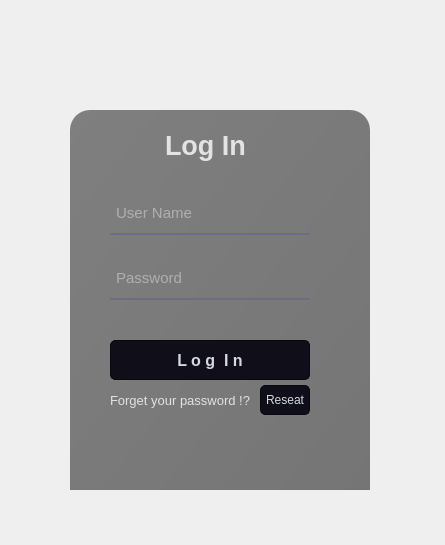
<?xml version="1.0" encoding="UTF-8"?>
<ui version="4.0">
 <class>Frame</class>
 <widget class="QFrame" name="Frame">
  <property name="geometry">
   <rect>
    <x>0</x>
    <y>0</y>
    <width>445</width>
    <height>545</height>
   </rect>
  </property>
  <property name="windowTitle">
   <string>Frame</string>
  </property>
  <property name="styleSheet">
   <string notr="true">/*
Neon Style Sheet for QT Applications (QpushButton)
Author: Jaime A. Quiroga P.
Company: GTRONICK
Last updated: 24/10/2020, 15:42.
Available at: https://github.com/GTRONICK/QSS/blob/master/NeonButtons.qss
*/
QPushButton{
	border-style: solid;
	border-color: #050a0e;
	border-width: 1px;
	border-radius: 5px;
	color: #d3dae3;
	padding: 2px;
	background-color: #100E19;
}
QPushButton::default{
	border-style: solid;
	border-color: #050a0e;
	border-width: 1px;
	border-radius: 5px;
	color: #FFFFFF;
	padding: 2px;
	background-color: #151a1e;
}
QPushButton:hover{
	border-style: solid;
	border-top-color: qlineargradient(spread:pad, x1:0, y1:1, x2:1, y2:1, stop:0 #C0DB50, stop:0.4 #C0DB50, stop:0.5 #100E19, stop:1 #100E19);
    border-bottom-color: qlineargradient(spread:pad, x1:0, y1:1, x2:1, y2:1, stop:0 #100E19, stop:0.5 #100E19, stop:0.6 #C0DB50, stop:1 #C0DB50);
    border-left-color: qlineargradient(spread:pad, x1:0, y1:0, x2:0, y2:1, stop:0 #C0DB50, stop:0.3 #C0DB50, stop:0.7 #100E19, stop:1 #100E19);
    border-right-color: qlineargradient(spread:pad, x1:0, y1:1, x2:0, y2:0, stop:0 #C0DB50, stop:0.3 #C0DB50, stop:0.7 #100E19, stop:1 #100E19);
	border-width: 2px;
    border-radius: 1px;
	color: #d3dae3;
	padding: 2px;
}
QPushButton:pressed{
	border-style: solid;
	border-top-color: qlineargradient(spread:pad, x1:0, y1:1, x2:1, y2:1, stop:0 #d33af1, stop:0.4 #d33af1, stop:0.5 #100E19, stop:1 #100E19);
    border-bottom-color: qlineargradient(spread:pad, x1:0, y1:1, x2:1, y2:1, stop:0 #100E19, stop:0.5 #100E19, stop:0.6 #d33af1, stop:1 #d33af1);
    border-left-color: qlineargradient(spread:pad, x1:0, y1:0, x2:0, y2:1, stop:0 #d33af1, stop:0.3 #d33af1, stop:0.7 #100E19, stop:1 #100E19);
    border-right-color: qlineargradient(spread:pad, x1:0, y1:1, x2:0, y2:0, stop:0 #d33af1, stop:0.3 #d33af1, stop:0.7 #100E19, stop:1 #100E19);
	border-width: 2px;
    border-radius: 1px;
	color: #d3dae3;
	padding: 2px;
}</string>
  </property>
  <widget class="QWidget" name="widget" native="true">
   <property name="geometry">
    <rect>
     <x>30</x>
     <y>30</y>
     <width>370</width>
     <height>480</height>
    </rect>
   </property>
   <widget class="QLabel" name="label">
    <property name="geometry">
     <rect>
      <x>30</x>
      <y>40</y>
      <width>320</width>
      <height>420</height>
     </rect>
    </property>
    <property name="styleSheet">
     <string notr="true">border-radius:20px;
background-image: url(:/images/bg_login2.jpeg);</string>
    </property>
    <property name="text">
     <string/>
    </property>
   </widget>
   <widget class="QLabel" name="label_2">
    <property name="geometry">
     <rect>
      <x>40</x>
      <y>80</y>
      <width>300</width>
      <height>380</height>
     </rect>
    </property>
    <property name="styleSheet">
     <string notr="true">border-top-left-radius:20px;
border-top-right-radius:20px;

background-color: qlineargradient(spread:pad, x1:0, y1:0, x2:1, y2:1, stop:0 rgba(0, 0, 0,120 ), stop:1 rgba(0, 0, 0, 130));
</string>
    </property>
    <property name="text">
     <string/>
    </property>
   </widget>
   <widget class="QLabel" name="label_4">
    <property name="geometry">
     <rect>
      <x>135</x>
      <y>95</y>
      <width>90</width>
      <height>40</height>
     </rect>
    </property>
    <property name="font">
     <font>
      <family>Ubuntu</family>
      <pointsize>20</pointsize>
      <weight>75</weight>
      <bold>true</bold>
     </font>
    </property>
    <property name="styleSheet">
     <string notr="true">color: rgba(255, 255, 255,200);</string>
    </property>
    <property name="text">
     <string>Log In</string>
    </property>
   </widget>
   <widget class="QLineEdit" name="lineEdit">
    <property name="geometry">
     <rect>
      <x>80</x>
      <y>165</y>
      <width>200</width>
      <height>40</height>
     </rect>
    </property>
    <property name="font">
     <font>
      <pointsize>11</pointsize>
     </font>
    </property>
    <property name="styleSheet">
     <string notr="true">background-color:rgba(0, 0, 0, 0);
border:none;
border-bottom:2px solid rgba(105, 110,  132, 255);
color:rgba(255, 255, 255, 200);
padding-bottom:2px;</string>
    </property>
    <property name="inputMask">
     <string/>
    </property>
    <property name="placeholderText">
     <string> User Name</string>
    </property>
   </widget>
   <widget class="QLineEdit" name="lineEdit_2">
    <property name="geometry">
     <rect>
      <x>80</x>
      <y>230</y>
      <width>200</width>
      <height>40</height>
     </rect>
    </property>
    <property name="font">
     <font>
      <pointsize>11</pointsize>
     </font>
    </property>
    <property name="styleSheet">
     <string notr="true">background-color:rgba(0, 0, 0, 0);
border:none;
border-bottom:2px solid rgba(105, 110,  132, 255);
color:rgba(255, 255, 255, 200);
padding-bottom:2px;</string>
    </property>
    <property name="echoMode">
     <enum>QLineEdit::Password</enum>
    </property>
    <property name="placeholderText">
     <string> Password</string>
    </property>
   </widget>
   <widget class="QPushButton" name="pushButton">
    <property name="geometry">
     <rect>
      <x>80</x>
      <y>310</y>
      <width>200</width>
      <height>40</height>
     </rect>
    </property>
    <property name="font">
     <font>
      <pointsize>12</pointsize>
      <weight>75</weight>
      <bold>true</bold>
     </font>
    </property>
    <property name="styleSheet">
     <string notr="true"/>
    </property>
    <property name="text">
     <string>L o g  I n</string>
    </property>
   </widget>
   <widget class="QLabel" name="label_5">
    <property name="geometry">
     <rect>
      <x>80</x>
      <y>360</y>
      <width>150</width>
      <height>20</height>
     </rect>
    </property>
    <property name="font">
     <font>
      <pointsize>10</pointsize>
      <weight>50</weight>
      <bold>false</bold>
     </font>
    </property>
    <property name="styleSheet">
     <string notr="true">color: rgba(255, 255, 255,200);</string>
    </property>
    <property name="text">
     <string>Forget your password !?</string>
    </property>
   </widget>
   <widget class="QPushButton" name="pushButton_2">
    <property name="geometry">
     <rect>
      <x>230</x>
      <y>355</y>
      <width>50</width>
      <height>30</height>
     </rect>
    </property>
    <property name="text">
     <string>Reseat</string>
    </property>
   </widget>
  </widget>
 </widget>
 <resources>
  <include location="Image.qrc"/>
 </resources>
 <connections/>
</ui>
